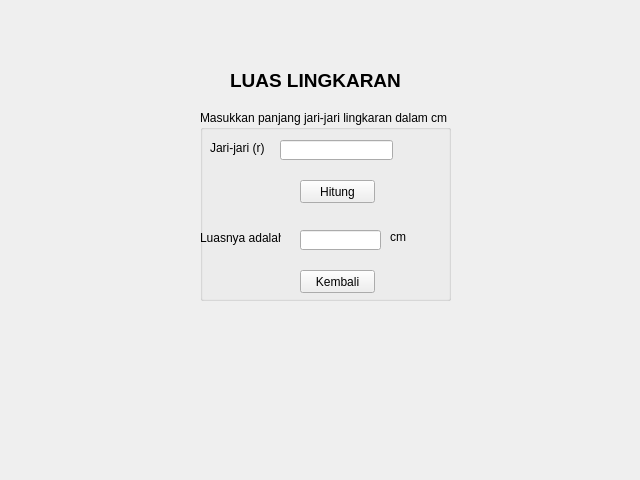
<?xml version="1.0" encoding="UTF-8"?>
<ui version="4.0">
 <class>Form</class>
 <widget class="QWidget" name="Form">
  <property name="geometry">
   <rect>
    <x>0</x>
    <y>0</y>
    <width>640</width>
    <height>480</height>
   </rect>
  </property>
  <property name="windowTitle">
   <string>Form</string>
  </property>
  <widget class="QGroupBox" name="groupBox">
   <property name="geometry">
    <rect>
     <x>200</x>
     <y>110</y>
     <width>251</width>
     <height>191</height>
    </rect>
   </property>
   <property name="title">
    <string>Masukkan panjang jari-jari lingkaran dalam cm</string>
   </property>
   <widget class="QLineEdit" name="txtLingkaran">
    <property name="geometry">
     <rect>
      <x>80</x>
      <y>30</y>
      <width>113</width>
      <height>20</height>
     </rect>
    </property>
   </widget>
   <widget class="QPushButton" name="btnHitungLuasLingkaran">
    <property name="geometry">
     <rect>
      <x>100</x>
      <y>70</y>
      <width>75</width>
      <height>23</height>
     </rect>
    </property>
    <property name="text">
     <string>Hitung</string>
    </property>
   </widget>
   <widget class="QLineEdit" name="txtLuasLingkaran">
    <property name="geometry">
     <rect>
      <x>100</x>
      <y>120</y>
      <width>81</width>
      <height>20</height>
     </rect>
    </property>
    <property name="readOnly">
     <bool>true</bool>
    </property>
   </widget>
   <widget class="QLabel" name="label_2">
    <property name="geometry">
     <rect>
      <x>190</x>
      <y>120</y>
      <width>47</width>
      <height>13</height>
     </rect>
    </property>
    <property name="text">
     <string>cm</string>
    </property>
   </widget>
   <widget class="QLabel" name="label_3">
    <property name="geometry">
     <rect>
      <x>0</x>
      <y>120</y>
      <width>81</width>
      <height>16</height>
     </rect>
    </property>
    <property name="text">
     <string>Luasnya adalah</string>
    </property>
   </widget>
   <widget class="QLabel" name="label_4">
    <property name="geometry">
     <rect>
      <x>10</x>
      <y>30</y>
      <width>71</width>
      <height>16</height>
     </rect>
    </property>
    <property name="text">
     <string>Jari-jari (r)</string>
    </property>
   </widget>
   <widget class="QPushButton" name="btnBack">
    <property name="geometry">
     <rect>
      <x>100</x>
      <y>160</y>
      <width>75</width>
      <height>23</height>
     </rect>
    </property>
    <property name="text">
     <string>Kembali</string>
    </property>
   </widget>
  </widget>
  <widget class="QLabel" name="label">
   <property name="geometry">
    <rect>
     <x>230</x>
     <y>70</y>
     <width>231</width>
     <height>20</height>
    </rect>
   </property>
   <property name="font">
    <font>
     <pointsize>14</pointsize>
     <weight>75</weight>
     <bold>true</bold>
    </font>
   </property>
   <property name="text">
    <string>LUAS LINGKARAN</string>
   </property>
  </widget>
 </widget>
 <resources/>
 <connections/>
</ui>
